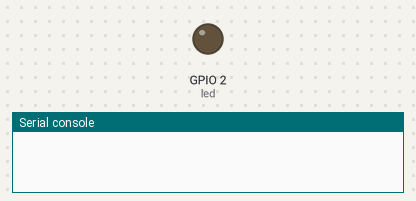
Bench run of a program on a simulated ESP8266 board running MicroPython. Shown: output pins drawn as LEDs (lit = HIGH, except the on-board LED, lit = LOW), the last lines printed to the serial console. Deep sleep restarts the program when it ends.

Above: at 2.5 s.
At 32.6 s:
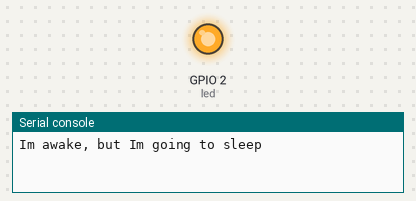
Timing chart, 0 to 78.4 s (numbered marks = the images above):
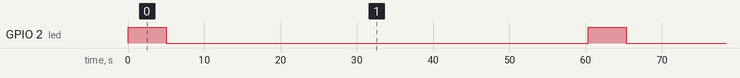

The program:

deep_sleep.py
```python
#deep_sleep.py
# gpio16 mit reset verbinden !

import machine
led = machine.Pin(2, machine.Pin.OUT)
from time import sleep

def deep_sleep(msecs):
  # configure RTC.ALARM0 to be able to wake the device
  rtc = machine.RTC()
  rtc.irq(trigger=rtc.ALARM0, wake=machine.DEEPSLEEP)

  # set RTC.ALARM0 to fire after X milliseconds (waking the device)
  rtc.alarm(rtc.ALARM0, msecs)

  # put the device to sleep
  machine.deepsleep()

#blink LED
led.value(1)
sleep(5)
led.value(0)
#sleep(0)

# wait 5 seconds so that you can catch the ESP awake to establish a serial communication later
# you should remove this sleep line in your final script
#sleep(0) # hier ist zeit für unterbrechung mit cntrl C

print('Im awake, but Im going to sleep')

#sleep for 10 seconds (10000 milliseconds)
deep_sleep(60000-5000)
```

Measured:
- by itself, GPIO 2 (led): alternates HIGH for 5.0 s and LOW for 55.3 s
